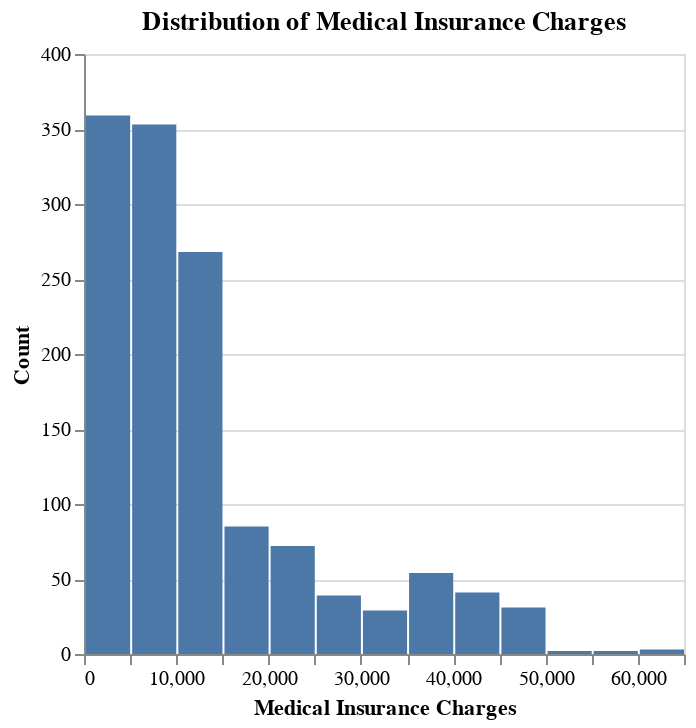

The code cell stored with this chart in its notebook:
### Markdown cell above
Distribution of the Medical Insurance Charges

### Code cell
import altair as alt

alt.Chart(df).mark_bar().encode(
    x=alt.X("charges:Q", bin=alt.Bin(maxbins=30), title="Medical Insurance Charges"),
    y=alt.Y("count()", title="Count")
).properties(
    title="Distribution of Medical Insurance Charges"
)

### Figure 1 — Vega-Lite specification as saved in the notebook (floating-point values rounded to 4 significant figures; data arrays with more than 128 entries replaced by an {"elided": "..."} marker saying what was removed)
{"config": {"view": {"continuousWidth": 300, "continuousHeight": 300}}, "data": {"name": "data-8c5121c7e515ca50dd33cc07db3a5a93"}, "mark": {"type": "bar"}, "encoding": {"x": {"bin": {"maxbins": 30}, "field": "charges", "title": "Medical Insurance Charges", "type": "quantitative"}, "y": {"aggregate": "count", "title": "Count", "type": "quantitative"}}, "title": "Distribution of Medical Insurance Charges", "$schema": "https://vega.github.io/schema/vega-lite/v5.20.1.json", "datasets": {"data-8c5121c7e515ca50dd33cc07db3a5a93": {"elided": "1338 records"}}}
